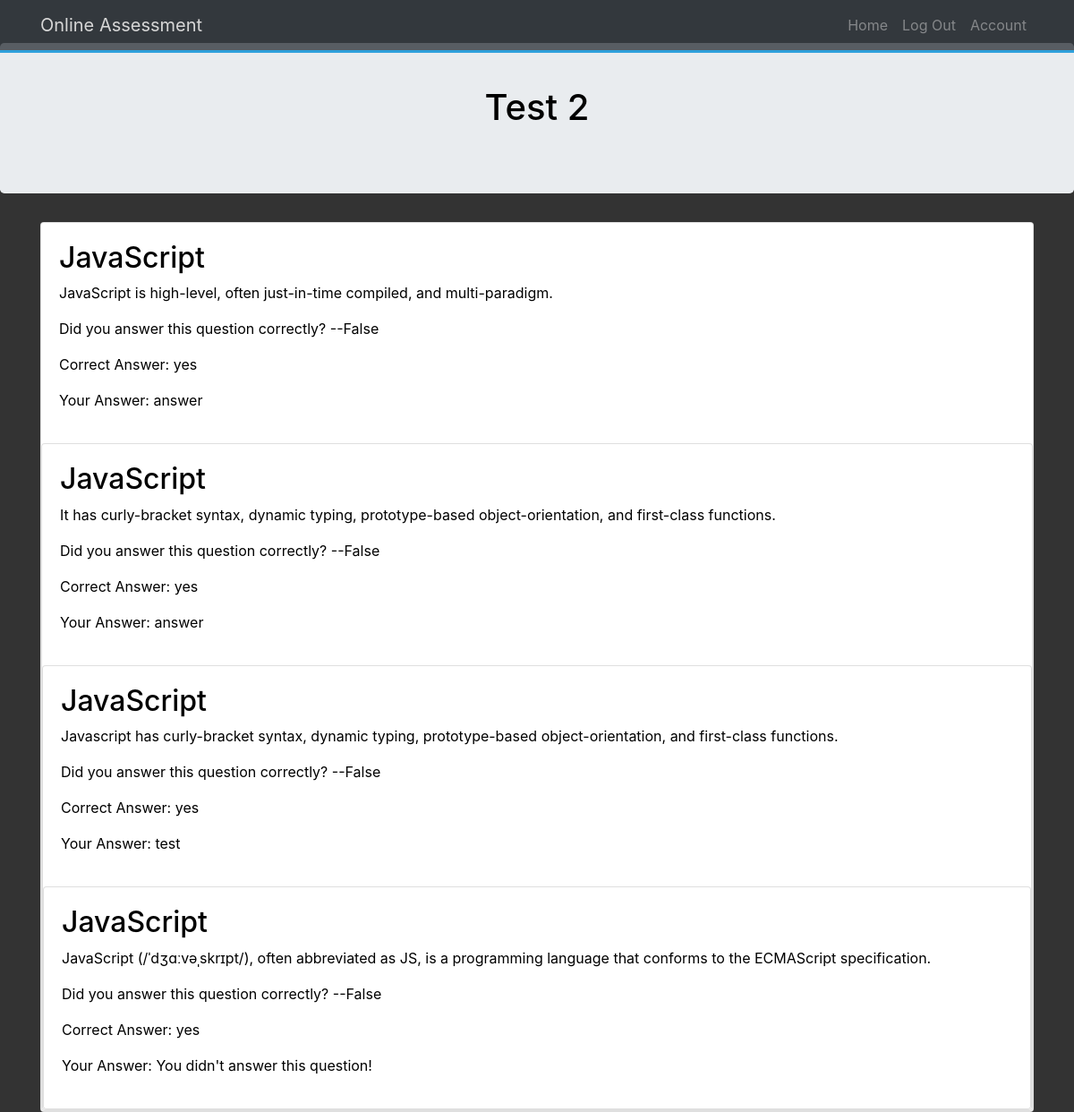
The page /test/2 (signed in) on the database its author committed.
### OnlineAssessment/models.py (models this page shows, shortened)
class Test(db.Model):
    __tablename__ = 'tests'
    id = db.Column(db.Integer, primary_key=True)
    user_id = db.Column(db.Integer, db.ForeignKey('users.id'), nullable=False)
    date = db.Column(db.DateTime, nullable=False, default=datetime.utcnow)
    questions = db.relationship('Question', secondary=test_question_relation, backref=db.backref(
        'questions_tests', lazy='dynamic'))
    answers = db.relationship('Answer', backref='test_answers', lazy=True)
    finish = db.Column(db.Boolean, default=False, nullable=False)

class Question(db.Model):
    __tablename__ = 'questions'
    id = db.Column(db.Integer, primary_key=True)
    title = db.Column(db.String(140), nullable=False)
    content = db.Column(db.String(140), nullable=False)
    answers = db.relationship('Answer', backref='question', lazy=True)
    correct_answer = db.Column(db.String(140), nullable=False)

class Answer(db.Model):
    __tablename__ = 'answers'
    id = db.Column(db.Integer, primary_key=True)
    user_id = db.Column(db.Integer, db.ForeignKey('users.id'), nullable=False)
    question_id = db.Column(db.Integer, db.ForeignKey(
        'questions.id'), nullable=False)
    date = db.Column(db.DateTime, nullable=False, default=datetime.utcnow)
    content = db.Column(db.String(140), nullable=False)
    finish = db.Column(db.Boolean, default=False, nullable=False)
    test_id = db.Column(db.Integer, db.ForeignKey('tests.id'), nullable=False)

### OnlineAssessment/tests/views.py (the view, shortened to what this page needs)
@tests.route('/test/<int:test_id>', methods=['GET', 'POST'])
@login_required
def test(test_id):
    test = Test.query.get_or_404(test_id)
    answers = Answer.query.filter_by(test_id=test_id).all()
    form = AnswerForm()
    testForm = TestForm()
    if testForm.validate_on_submit():
        test.finish = True
        db.session.commit()
        flash("Test submitted!")
        return redirect(url_for('core.index'))
    return render_template('test.html', test=test, form=form, answers=answers)

### OnlineAssessment/__init__.py (called while the page is built)
def checkAnswer(answers, question):
    flag = False
    if len(answers) > 0:
        for answer in answers:
            if answer.question_id == question.id:
                flag = True
    return flag

def getUserAnswer(answers, question):
    if len(answers) > 0:
        for answer in answers:
            if answer.question_id == question.id:
                return answer.content
    return "You didn't answer this question!"

def showAnswerResult(answers, question):
    if len(answers) > 0:
        for answer in answers:
            if answer.question_id == question.id:
                return isAnswerCorrect(answer)
    return False

def isAnswerCorrect(answer):
    question = Question.query.filter_by(id=answer.question_id).first()
    return answer.content == question.correct_answer

### OnlineAssessment/models.py (called while the page is built)
@login_manager.user_loader
def load_user(user_id):
    return User.query.get(user_id)

### OnlineAssessment/templates/test.html (shortened to what this page needs)
{% extends "base.html" %}
{% block content %}
<div class="jumbotron mt-5 pt-5 d-flex justify-content-center" style="color: black;">
	<h1>Test {{test.id}}</h1>
</div>
<div class="container" style="color: black;">
	{% for question in test.questions %}
	<div class="card">
		<div class="card-body">
			<h2>{{ question.title }}
			</h2>
			<p class="card-text">{{ question.content }}</p>
			{% if checkAnswer(answers, question) or test.finish ==True%}
			<p>Did you answer this question correctly? --{{showAnswerResult(answers, question)}}</p>
			<p>
				Correct Answer: {{question.correct_answer}}
			</p>
			<p>
				Your Answer: {{getUserAnswer(answers, question)}}
			</p>
			{% endif %}
		</div>
		{% endfor %}
	</div>
</div>
{% endblock %}

### OnlineAssessment/templates/base.html (shortened to what this page needs)
<!DOCTYPE html>
<html>
<head>
	<link rel="stylesheet" href="https://maxcdn.bootstrapcdn.com/bootstrap/4.0.0/css/bootstrap.min.css"
>
	<link rel="stylesheet" href="{{ url_for('static', filename='index.css') }}">
</head>
<body>
	<nav class="navbar navbar-expand-sm bg-dark navbar-dark fixed-top" id="main-nav">
		<div class="container">
			<a href="{{ url_for('core.index') }}" class="navbar-brand">Online Assessment</a>
			<div class="collapse navbar-collapse" id="navbarCollapse">
				<ul class="navbar-nav ml-auto">
					<li class="nav-item">
						<a class="nav-link" href="{{ url_for('core.index') }}">Home</a>
					</li>
					{% if current_user.is_authenticated %}
					<li class="nav-item"><a class="nav-link" href="{{ url_for('users.logout') }}">Log Out</a></li>
					<li class="nav-item"><a class="nav-link" href="{{ url_for('users.account') }}">Account</a></li>
					{% else %}
					<li class="nav-item"><a class="nav-link" href="{{ url_for('users.login') }}">Log In</a></li>
					<li class="nav-item"><a class="nav-link" href="{{ url_for('users.register') }}">Register</a></li>
					{% endif %}
				</ul>
			</div>
		</div>
	</nav>
	<div>
		{% block content %}
		{% endblock %}
	</div>
</body>
</html>

### OnlineAssessment/static/index.css (style rules this page uses)
body { background: #333; color: #fff; }
.navbar { border-bottom: #008ed6 3px solid; opacity: 0.8; }

### rows shown on the page
Test: id "2"
Question: title "JavaScript", content "JavaScript is high-level, often just-in-time compiled, and multi-paradigm.", correct_answer "yes"
Answer: content.correct_answer "False", content "answer"
Question: title "JavaScript", content "It has curly-bracket syntax, dynamic typing, prototype-based object-orientation, and first-class functions.", correct_answer "yes"
Answer: content.correct_answer "False", content "answer"
Question: title "JavaScript", content "Javascript has curly-bracket syntax, dynamic typing, prototype-based object-orientation, and first-class functions.", correct_answer "yes"
Answer: content.correct_answer "False", content "test"
Question: title "JavaScript", content "JavaScript (/ˈdʒɑːvəˌskrɪpt/), often abbreviated as JS, is a programming language that conforms to the ECMAScript specification.", showAnswerResult "False", correct_answer "yes", getUserAnswer "You didn't answer this question!"
